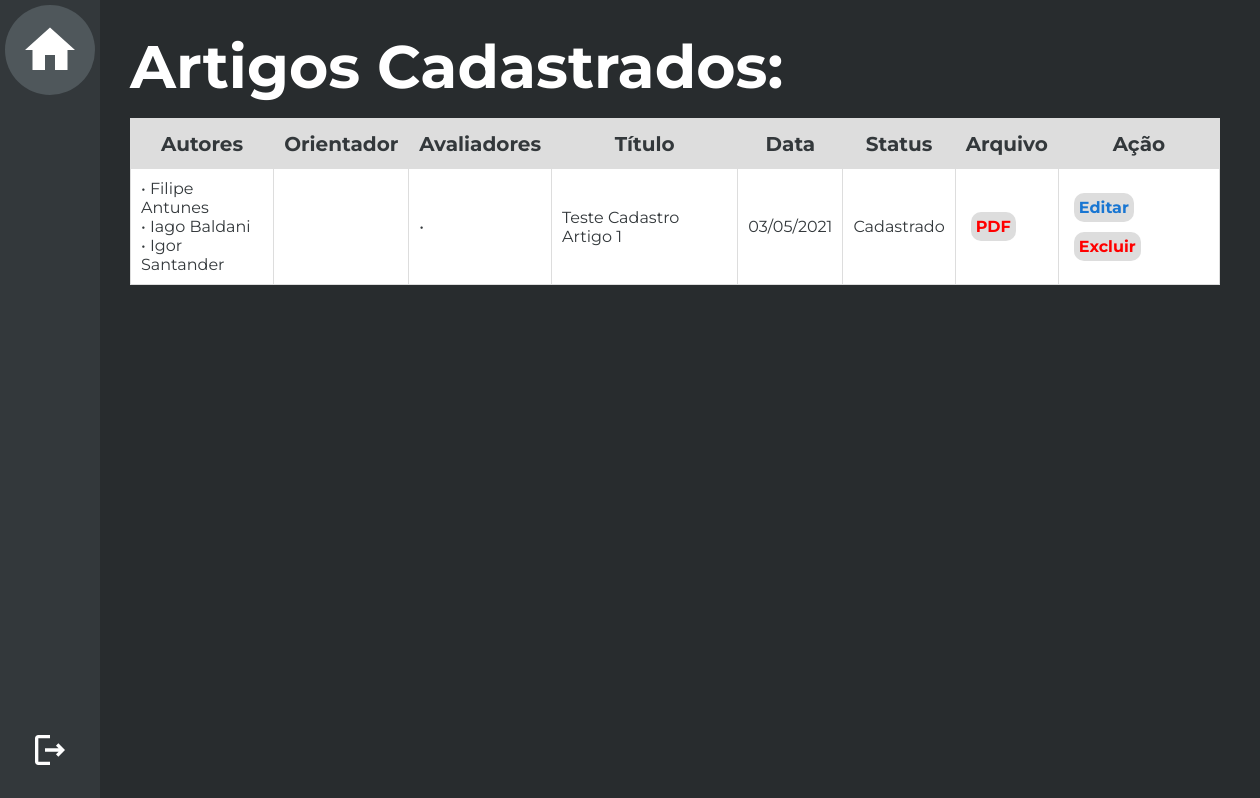
Page /Edição de artigo/artigosCadastrados.php?id=18 (signed in) on the earlier database version.
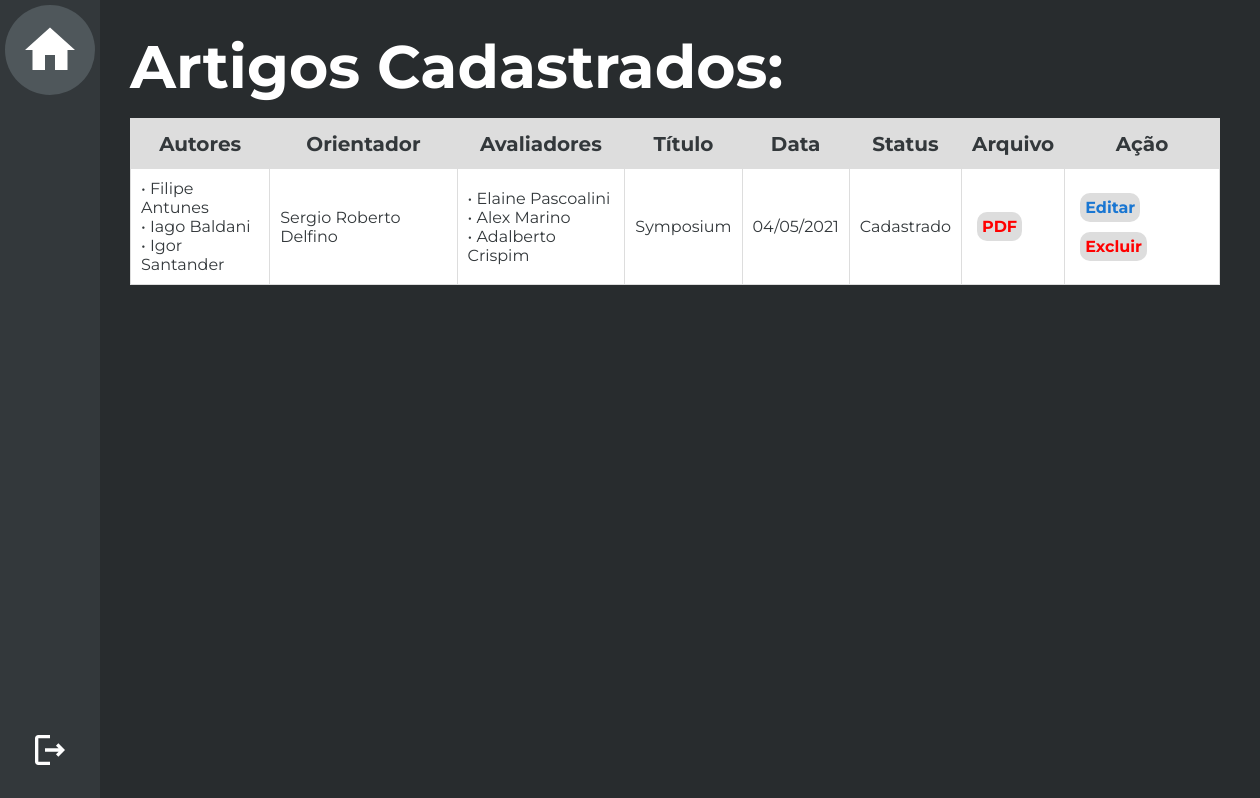
Same page on the later database version.
### tables this page shows
CREATE TABLE `artigos` (
  `cod_artigos` smallint(4) NOT NULL,
  `autores` varchar(50) NOT NULL,
  `orientador` varchar(50) NOT NULL,
  `avaliadores` varchar(200) NOT NULL DEFAULT '',
  `statusartigo` int(11) NOT NULL DEFAULT 0,
  `titulo` varchar(50) NOT NULL,
  `curso` int(11) NOT NULL DEFAULT 0,
  `diretorio_artigo` varchar(80) NOT NULL,
  `datacadastro` date DEFAULT NULL
);

CREATE TABLE `usuario` (
  `cod_usuario` smallint(4) NOT NULL,
  `nome` varchar(50) NOT NULL,
  `senha` varchar(32) NOT NULL,
  `cpf` varchar(50) NOT NULL DEFAULT '',
  `email` varchar(50) NOT NULL,
  `matricula` varchar(50) NOT NULL DEFAULT '',
  `tipo` int(11) NOT NULL DEFAULT 0,
  `curso` int(11) NOT NULL,
  `datacadastro` date DEFAULT NULL,
  `diretorio_imagem` varchar(70) NOT NULL
);

### Edição de artigo/artigosCadastrados.php (the view, shortened to what this page needs)
<?php
    include("../conexao.php");
    $id_usuario = intval($_GET['id']);
    $sql_code = "SELECT * FROM artigos";
    $sql_query = $mysqli->query($sql_code) or die($mysqli->error);
    $linha = $sql_query->fetch_assoc();
?>
<html>
    <head>
        <link rel="stylesheet" type="text/css" href="styleTabelaArtigos.css"/>
    </head>
    <body>
        <aside>
            <div class="menu">
                <div class="menu-box home" id="home"><a href="javascript:history.back()">
                    <div class="home-img"> <img src="../Imagens/home-white-18dp.svg" height="60px"/> </div>
                </a></div>
                <div class="menu-box" id="logout"><a href="../logout.php">
                    <img src="../Imagens/logout-white-18dp.svg" height="40px"/>
                </a></div>
            </div>
        </aside>
        <main>
            <div class="principal">
                <div class="filler"></div>
                <div class="container">
                    <h1>Artigos Cadastrados:</h1>
                    <table cellpadding=10>
                        <tr class=titulo>
                            <td>Autores</td>
                            <td>Orientador</td>
                            <td>Avaliadores</td>
                            <td>Título</td>
                            <td>Data</td>
                            <td>Status</td>
                            <td>Arquivo</td>
                            <td>Ação</td>
                        </tr>
                        <?php
                            do{
                                $exaut = explode(', ', $linha['autores']);
                                $cont = count($exaut);
                                for($i=0;$i<$cont;$i++){
                                    $sql_code = "SELECT nome FROM usuario WHERE matricula = '$exaut[$i]'";
                                    $sql_query = $mysqli->query($sql_code) or die($mysqli->error);
                                    $nomeautor = $sql_query->fetch_assoc();
                                    $vetorautor[$i] = $nomeautor['nome'];
                                }
                                $exaval = explode(', ', $linha['avaliadores']);
                                $cont = count($exaval);
                                for($i=0;$i<$cont;$i++){
                                    $sql_code = "SELECT nome FROM usuario WHERE email = '$exaval[$i]'";
                                    $sql_query = $mysqli->query($sql_code) or die($mysqli->error);
                                    $nomeavaliador = $sql_query->fetch_assoc();
                                    $vetoravaliador[$i] = $nomeavaliador['nome'];
                                }
                                $sql_code = "SELECT nome FROM usuario WHERE email = '$linha[orientador]'";
                                $sql_query = $mysqli->query($sql_code) or die($mysqli->error);
                                $nomeorientador = $sql_query->fetch_assoc();
                        ?>
                        <tr>
                            <td><?php foreach($vetorautor as $item){echo "• $item </br>"; } ?></td>
                            <td><?php echo $nomeorientador['nome']; ?></td>
                            <td><?php foreach($vetoravaliador as $item){echo "• $item </br>"; } ?></td>
                            <td><?php echo $linha['titulo']; ?></td>
                            <td>
                                <?php
                                    $data = explode("-", $linha['datacadastro']);
                                    echo "$data[2]/$data[1]/$data[0]";
                                ?>
                            </td>
                            <td><?php
                                     if($linha['statusartigo']==1){
                                         echo "Cadastrado";
                                     }
                                ?></td>
                            <td>  <a href="../Artigos/Upload/<?php echo $linha['diretorio_artigo']?>">PDF</a> </td>
                            <td>
                                <a href="edicaoArtigo.php?artigo=<?php echo $linha['cod_artigos']; ?>&id=<?php echo $id_usuario; ?>">Editar</a>
                                <a href="../Confirmações/confirmExcluirArtigo.php?artigo=<?php echo $linha['cod_artigos']; ?>&id=<?php echo $id_usuario;?>">Excluir</a>
                            </td>
                        </tr>
                        <?php } while($linha = $sql_query->fetch_assoc()); ?>
                    </table>
            </div>
        </main>
    </body>
</html>

### Edição de artigo/styleTabelaArtigos.css (style rules this page uses)
* { font-family: 'Montserrat', sans-serif; box-sizing:border-box; margin: 0; padding: 0; color:white; text-decoration: none; }
main { display: flex }
body { background-color: #282C2E; }
.menu { position: fixed; display: flex; flex-direction: column; align-items: center; justify-content: space-between; width: 100px; height: 100%; background-color: #33383B; }
.menu-box { font-weight: bold; display: flex; justify-content: center; align-items: center; width: 100%; height: 100px; padding: 30px; cursor: pointer; transition: all linear 0.3s; }
.home-img { display: flex; align-items: center; justify-content: center; background-color: #4F575B; height: 90px; width: 90px; border-radius: 45px; cursor: pointer; }
.principal { height: 100%; flex: 1; display: flex; background-color: #282C2E; }
.filler { width: 100px; height: 100vh; }
.container { display: flex; flex-direction: column; padding:30px; height:100%; width: 1150px; }
.container h1 { font-size: 60px; margin-bottom: 15px; }
table { background-color: #FFF; width: 100%; border-collapse: collapse; border-top-left-radius: 20px; border-top-right-radius: 20px; }
table tr { height: 50px; }
table td { color: #33383B; padding: 10px; border: 1px solid #ddd; }
td a { margin:5px; display: inline-block; color: #1976D2; font-weight: bold; background-color: #ddd; padding: 5px; border-radius: 10px; transition: all linear 0.3s; }
td a:nth-last-child(1) { color: #ff0000; }
.titulo td { font-weight: bold; font-size: 20px; background-color: #ddd; text-align: center; }

Differences in the rows shown:
removed artigos: item "Filipe Antunes", item "Iago Baldani", item "Igor Santander", titulo "Teste Cadastro Artigo 1", datacadastro "03", datacadastro "05", datacadastro "2021", shows "Cadastrado"
added artigos: item "Filipe Antunes", item "Iago Baldani", item "Igor Santander", usuario.nome "Sergio Roberto Delfino", item "Elaine Pascoalini", item "Alex Marino", item "Adalberto Crispim", titulo "Symposium", datacadastro "04", datacadastro "05", datacadastro "2021", shows "Cadastrado"
